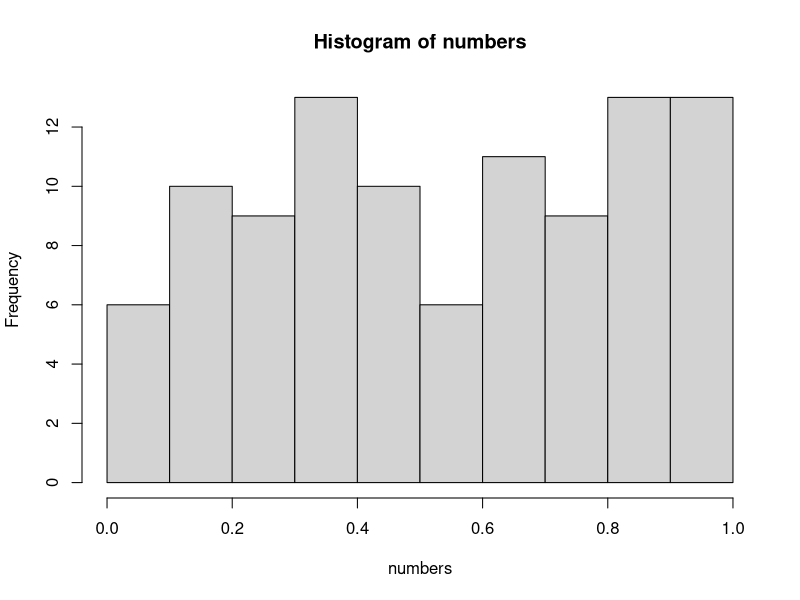

The R script that drew this image:
## ---- chunk 1

numbers <- runif(1:100)
hist(numbers)
numbers_mean <- mean (numbers)

img_url <- "![puppies](https://www.google.com/url?sa=i&url=https%3A%2F%2Fdogtime.com%2Fpuppies%2F1130-puppy-behavior-basics-hsus&psig=AOvVaw1eyt6R_UHbrAp_D0OdKRTW&ust=1581548626974000&source=images&cd=vfe&ved=0CAIQjRxqFwoTCOC4wPPNyucCFQAAAAAdAAAAABAD)"

letters <- c("a", "b", "c", "d")
numbers <- 1:4
df <- data.frame(letters = letters, numbers = numbers)
## ---- chunk 2
print(numbers)

